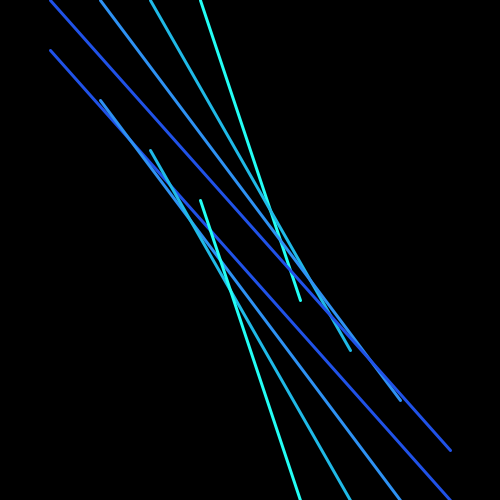
Frame 1 (no input)
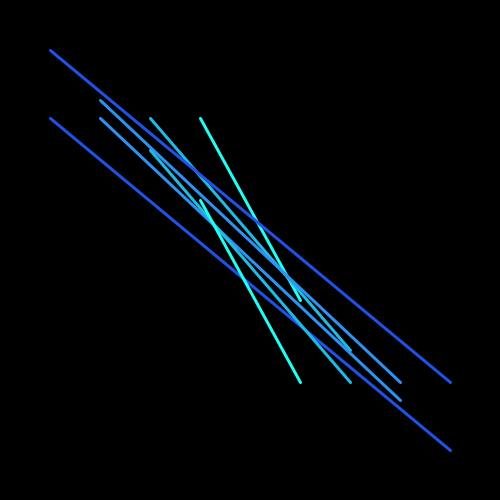
Frame 60 (the mouse pressed at the canvas centre just before this capture)
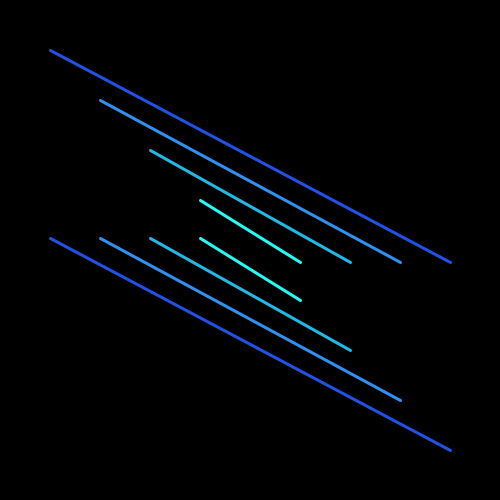
Frame 120 (the mouse held since frame 60 and released just before this capture)

The Processing sketch that drew these frames (run headless with seeded random() and noise(); from frame 60 on, the mouse is pressed at the canvas centre):

// Processing sketch: processing_31486
// ── processing_31486.pde

float rawr = 3;
float anchor = 0;
float anchor2 = 500;
int root = 0;


void setup() {
  size (500, 500);

  noStroke ();
}

void draw()
{
  background (0);
  
        strokeWeight(rawr);
        stroke(35,254,245);
        line (root+200,anchor,300,300);

      strokeWeight(rawr);
      stroke(32,186,231);
      line (root+150,anchor,350,350);

      strokeWeight(rawr);
      stroke(46,146,243);
      line (root+100,anchor,400,400);

    strokeWeight(rawr);
    stroke(32,82,232);
    line (root+50,anchor,450,450);

/*  strokeWeight(rawr);
  stroke(38,35,255);
  line (root,anchor,500,anchor2);
*/  
     strokeWeight(rawr);
     stroke(32,82,232);
    line (root+450,anchor2,50,50);

      strokeWeight(rawr);
      stroke(46,146,243);
      line (root+400,anchor2,100,100);

        strokeWeight(rawr);
        stroke(32,186,231);
        line (root+350,anchor2,150,150);

          strokeWeight(rawr);
          stroke(35,254,245);
          line (root+300,anchor2,200,200);
   
  anchor = anchor +2;
  anchor2 = anchor2 -2;
   
  if (anchor > 500)
  {anchor = 0;
  }

  if (anchor2 < 0)
   {anchor2 = 500;
  }
  
}
